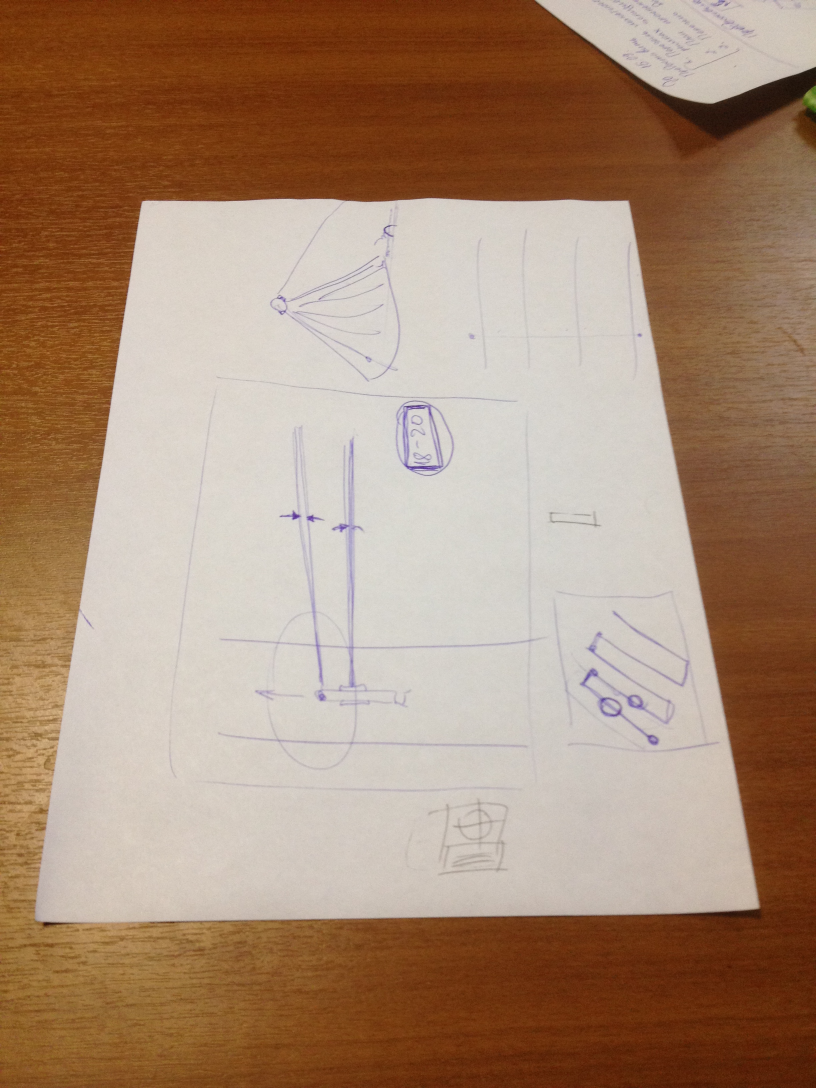
#> input picture code/week#4/paper.jpg, 2448 x 3264 px, found by its file name (shown at 1/3 size)
$ python harris.py
#> lines starting #> are read from the running program, lines starting #| are printed output that depends on the picture
### code/common/miptcv_utils.py
import matplotlib.pyplot as plt
import numpy as np
import cv2

def imshow_ax(img, ax):
    if len(img.shape) == 2:
        ax.imshow(img, cmap='gray')
    else:
        ax.imshow(img)


def imshow(img):
    f, ax = plt.subplots(1)
    imshow_ax(img, ax)
    plt.xticks([]); plt.yticks([])
    f.show()


def imshow_pair(img1, img2):
    f, (ax1, ax2) = plt.subplots(1, 2)

    imshow_ax(img1, ax1)
    imshow_ax(img2, ax2)
    plt.xticks([]); plt.yticks([])
    f.show()


# [33 lines left out: function make_matches_image, not called in this run]

### code/week#4/harris.py
from __future__ import print_function
from miptcv_utils import *

path = 'week#4/paper.jpg'
img = cv2.imread(path, 0)
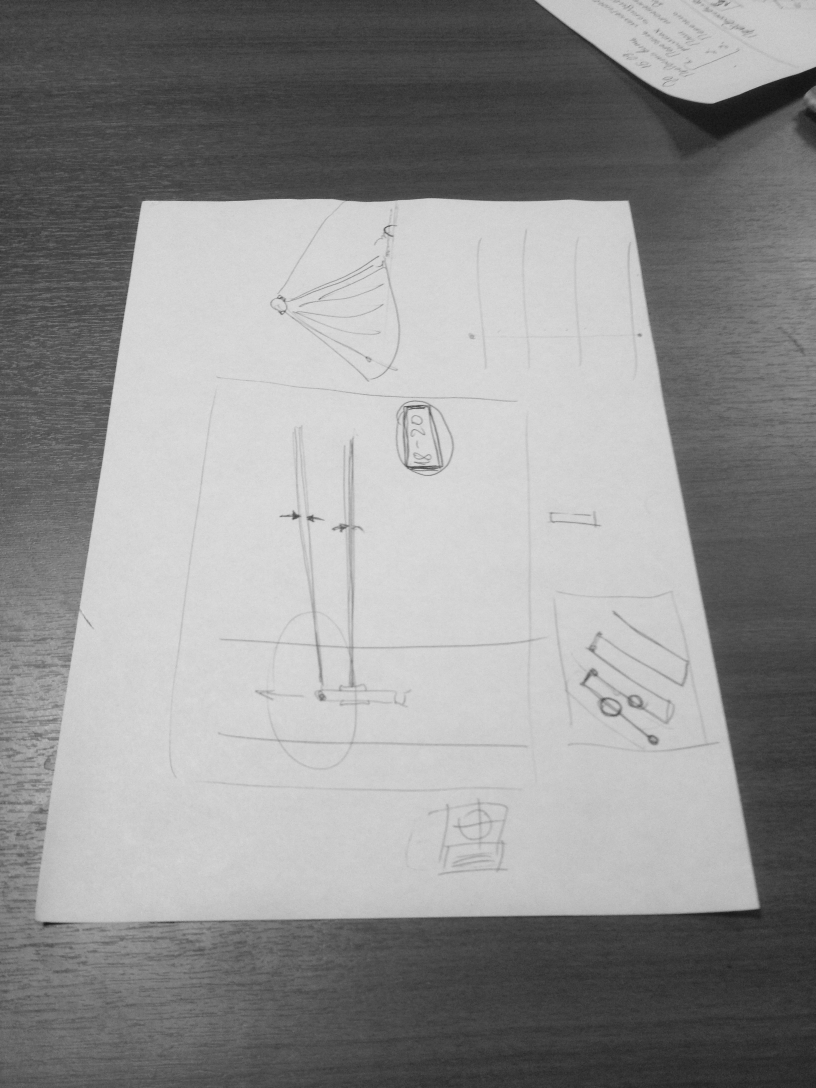
#> img: shape (3264, 2448) (shown at 1/3 size); min 14, max 241, mean 145.6
img = cv2.resize(img, (612, 816))
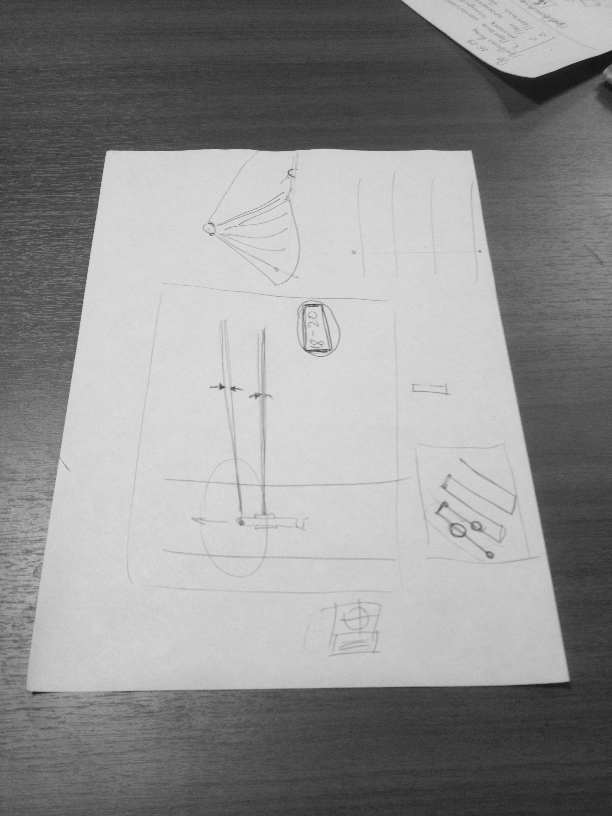
#> img: shape (816, 612); min 17, max 223, mean 145.6
height, width = img.shape
#> height = 816; width = 612
imshow(img)


smoothed = cv2.GaussianBlur(
    img, (0, 0), sigmaX=5, sigmaY=5)
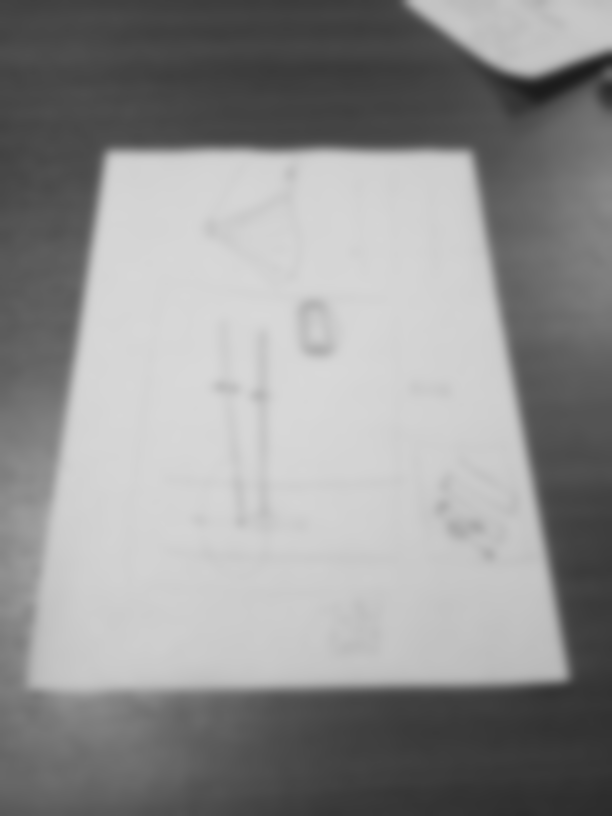
#> smoothed: shape (816, 612); min 28, max 216, mean 145.6

harris_map = cv2.cornerHarris(
    smoothed, blockSize=10, ksize=1, k=0.04)
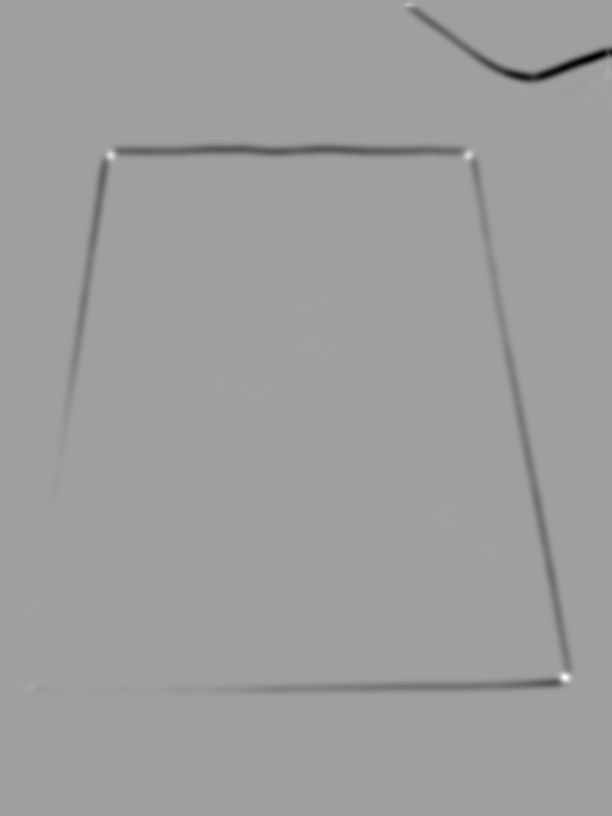
#> harris_map: shape (816, 612) float32; min -2.63e-06, max 1.57e-06, mean -2.44e-08; drawn with min black and max white
imshow_pair(smoothed, harris_map)


# 1. Harris
# 2. Non-maximum suppression
# 3. Reject harris_map which less than qualityLevel * harris_map.max()
# 4. Reject corners, which closer to each other more than minDistance
# 5. Return top maxCorners
points = cv2.goodFeaturesToTrack(
    smoothed, maxCorners=25, qualityLevel=0.01, minDistance=10,
    useHarrisDetector=True, blockSize=10, k=0.02)
#> points = [[565, 677], [110, 154], [468, 154], [409, 4], [608, 71], [31, 685], [600, 65], [605, 85], [593, 86], [607, 106]]
print(points)
#| [[[565. 677.]]
#|  [[110. 154.]]
#|  [[468. 154.]]
#|  [[409.   4.]]
#|  [[608.  71.]]
#|  [[ 31. 685.]]
#|  [[600.  65.]]
#|  [[605.  85.]]
#|  [[593.  86.]]
#|  [[607. 106.]]]


f, ax = plt.subplots(1)
ax.imshow(smoothed, cmap='gray')
ax.axis((0, width, height, 0))
ax.set_axis_off()
ax.plot(points[:,:,0], points[:,:,1], 'ro')
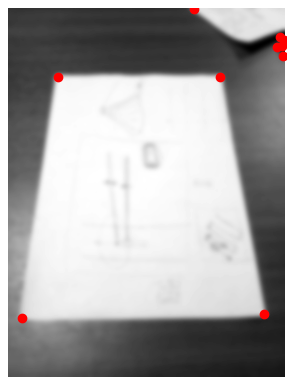
#> figure drawn by matplotlib, 1 panel
